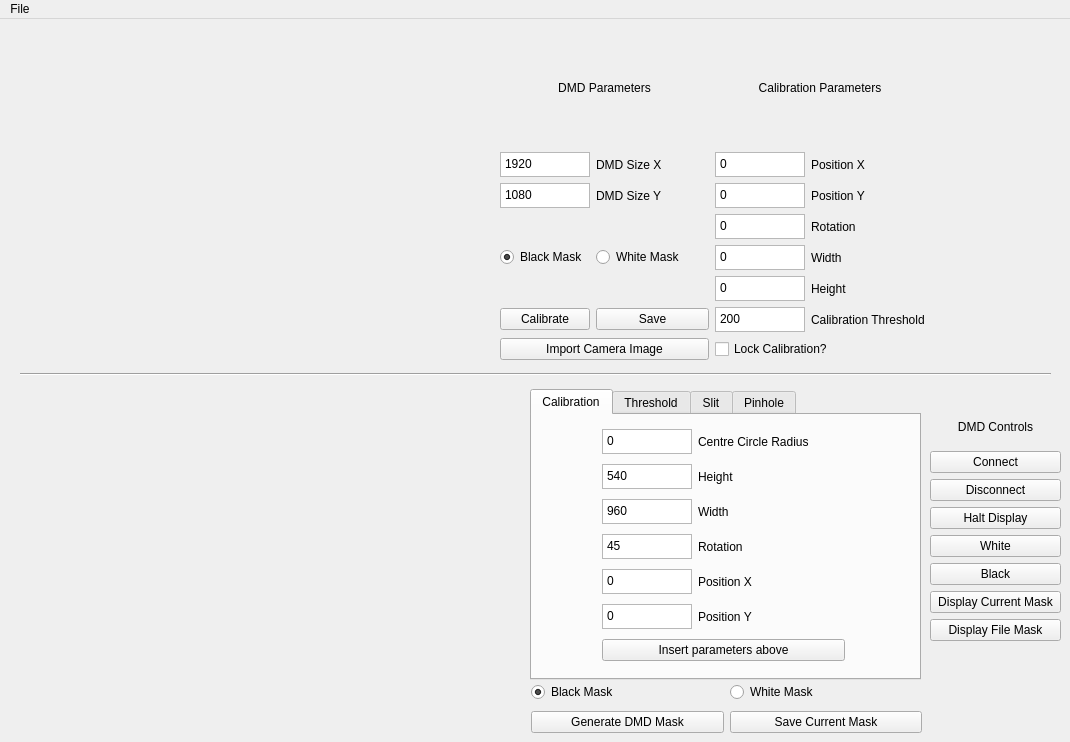
<?xml version="1.0" encoding="UTF-8"?>
<ui version="4.0">
 <class>MainWindow</class>
 <widget class="QMainWindow" name="MainWindow">
  <property name="geometry">
   <rect>
    <x>0</x>
    <y>0</y>
    <width>1070</width>
    <height>742</height>
   </rect>
  </property>
  <property name="sizePolicy">
   <sizepolicy hsizetype="Fixed" vsizetype="Fixed">
    <horstretch>0</horstretch>
    <verstretch>0</verstretch>
   </sizepolicy>
  </property>
  <property name="windowTitle">
   <string>DMD Mask App</string>
  </property>
  <property name="toolTipDuration">
   <number>2</number>
  </property>
  <widget class="QWidget" name="centralwidget">
   <widget class="QTabWidget" name="tab_MaskFunctionality">
    <property name="geometry">
     <rect>
      <x>530</x>
      <y>370</y>
      <width>391</width>
      <height>291</height>
     </rect>
    </property>
    <property name="currentIndex">
     <number>0</number>
    </property>
    <widget class="QWidget" name="tab_Calibration">
     <attribute name="title">
      <string>Calibration</string>
     </attribute>
     <widget class="QWidget" name="gridLayoutWidget_3">
      <property name="geometry">
       <rect>
        <x>70</x>
        <y>10</y>
        <width>243</width>
        <height>243</height>
       </rect>
      </property>
      <layout class="QGridLayout" name="gridLayout_3">
       <property name="sizeConstraint">
        <enum>QLayout::SetMinimumSize</enum>
       </property>
       <item row="2" column="1">
        <widget class="QLabel" name="label_DMDCalibrationMaskWidth">
         <property name="text">
          <string>Width</string>
         </property>
        </widget>
       </item>
       <item row="0" column="1">
        <widget class="QLabel" name="label_CalibrationCentreCircle">
         <property name="text">
          <string>Centre Circle Radius</string>
         </property>
        </widget>
       </item>
       <item row="4" column="1">
        <widget class="QLabel" name="label_CalibrationMaskPositionX">
         <property name="text">
          <string>Position X</string>
         </property>
        </widget>
       </item>
       <item row="5" column="1">
        <widget class="QLabel" name="label_CalibrationMaskPositionY">
         <property name="text">
          <string>Position Y</string>
         </property>
        </widget>
       </item>
       <item row="0" column="0">
        <widget class="QPlainTextEdit" name="txt_CentreCircleSize">
         <property name="minimumSize">
          <size>
           <width>0</width>
           <height>25</height>
          </size>
         </property>
         <property name="maximumSize">
          <size>
           <width>90</width>
           <height>25</height>
          </size>
         </property>
         <property name="tabChangesFocus">
          <bool>true</bool>
         </property>
         <property name="plainText">
          <string>0</string>
         </property>
        </widget>
       </item>
       <item row="3" column="1">
        <widget class="QLabel" name="label_CalibrationMaskRotation">
         <property name="text">
          <string>Rotation</string>
         </property>
        </widget>
       </item>
       <item row="3" column="0">
        <widget class="QPlainTextEdit" name="txt_DMDCalibrationMaskRotation">
         <property name="minimumSize">
          <size>
           <width>90</width>
           <height>25</height>
          </size>
         </property>
         <property name="maximumSize">
          <size>
           <width>90</width>
           <height>25</height>
          </size>
         </property>
         <property name="tabChangesFocus">
          <bool>true</bool>
         </property>
         <property name="plainText">
          <string>45</string>
         </property>
        </widget>
       </item>
       <item row="2" column="0">
        <widget class="QPlainTextEdit" name="txt_DMDCalibrationMaskWidth">
         <property name="minimumSize">
          <size>
           <width>90</width>
           <height>25</height>
          </size>
         </property>
         <property name="maximumSize">
          <size>
           <width>90</width>
           <height>25</height>
          </size>
         </property>
         <property name="tabChangesFocus">
          <bool>true</bool>
         </property>
         <property name="plainText">
          <string>960</string>
         </property>
        </widget>
       </item>
       <item row="1" column="0">
        <widget class="QPlainTextEdit" name="txt_DMDCalibrationMaskHeight">
         <property name="minimumSize">
          <size>
           <width>90</width>
           <height>25</height>
          </size>
         </property>
         <property name="maximumSize">
          <size>
           <width>90</width>
           <height>25</height>
          </size>
         </property>
         <property name="tabChangesFocus">
          <bool>true</bool>
         </property>
         <property name="plainText">
          <string>540</string>
         </property>
        </widget>
       </item>
       <item row="5" column="0">
        <widget class="QPlainTextEdit" name="txt_DMDCalibrationMaskPositionY">
         <property name="minimumSize">
          <size>
           <width>90</width>
           <height>25</height>
          </size>
         </property>
         <property name="maximumSize">
          <size>
           <width>90</width>
           <height>25</height>
          </size>
         </property>
         <property name="tabChangesFocus">
          <bool>true</bool>
         </property>
         <property name="plainText">
          <string>0</string>
         </property>
        </widget>
       </item>
       <item row="4" column="0">
        <widget class="QPlainTextEdit" name="txt_DMDCalibrationMaskPositionX">
         <property name="minimumSize">
          <size>
           <width>90</width>
           <height>25</height>
          </size>
         </property>
         <property name="maximumSize">
          <size>
           <width>90</width>
           <height>25</height>
          </size>
         </property>
         <property name="tabChangesFocus">
          <bool>true</bool>
         </property>
         <property name="plainText">
          <string>0</string>
         </property>
        </widget>
       </item>
       <item row="1" column="1">
        <widget class="QLabel" name="label_DMDCalibrationMaskHeight">
         <property name="text">
          <string>Height</string>
         </property>
        </widget>
       </item>
       <item row="6" column="0" colspan="2">
        <widget class="QPushButton" name="btn_SendCalParameters">
         <property name="text">
          <string>Insert parameters above</string>
         </property>
        </widget>
       </item>
      </layout>
     </widget>
    </widget>
    <widget class="QWidget" name="tab_Threshold">
     <attribute name="title">
      <string>Threshold</string>
     </attribute>
     <widget class="QWidget" name="gridLayoutWidget_4">
      <property name="geometry">
       <rect>
        <x>0</x>
        <y>10</y>
        <width>391</width>
        <height>229</height>
       </rect>
      </property>
      <layout class="QGridLayout" name="gridLayout_4">
       <item row="3" column="2" colspan="2">
        <widget class="QPushButton" name="btn_MaskToAdd">
         <property name="text">
          <string>Mask Addition</string>
         </property>
        </widget>
       </item>
       <item row="0" column="0" colspan="2">
        <widget class="QPushButton" name="btn_getThresholdValues">
         <property name="text">
          <string>Get Threshold Values</string>
         </property>
        </widget>
       </item>
       <item row="4" column="1">
        <widget class="QLabel" name="label_ThresholdFilterAmount">
         <property name="text">
          <string>Filter Size</string>
         </property>
        </widget>
       </item>
       <item row="1" column="0">
        <widget class="QLabel" name="label_lowValueThreshold">
         <property name="text">
          <string>0</string>
         </property>
         <property name="alignment">
          <set>Qt::AlignRight|Qt::AlignTrailing|Qt::AlignVCenter</set>
         </property>
        </widget>
       </item>
       <item row="4" column="0">
        <widget class="QPlainTextEdit" name="txt_ThresholdFilterSize">
         <property name="minimumSize">
          <size>
           <width>90</width>
           <height>25</height>
          </size>
         </property>
         <property name="maximumSize">
          <size>
           <width>90</width>
           <height>25</height>
          </size>
         </property>
         <property name="tabChangesFocus">
          <bool>true</bool>
         </property>
         <property name="plainText">
          <string>0</string>
         </property>
        </widget>
       </item>
       <item row="4" column="3">
        <widget class="QCheckBox" name="cBox_FlipUD">
         <property name="text">
          <string>Flip U/D</string>
         </property>
        </widget>
       </item>
       <item row="3" column="0" colspan="2">
        <widget class="QPlainTextEdit" name="txt_MaskToAdd">
         <property name="minimumSize">
          <size>
           <width>170</width>
           <height>75</height>
          </size>
         </property>
         <property name="maximumSize">
          <size>
           <width>170</width>
           <height>75</height>
          </size>
         </property>
         <property name="tabChangesFocus">
          <bool>true</bool>
         </property>
         <property name="readOnly">
          <bool>false</bool>
         </property>
         <property name="textInteractionFlags">
          <set>Qt::TextEditorInteraction</set>
         </property>
        </widget>
       </item>
       <item row="4" column="2">
        <widget class="QCheckBox" name="cBox_FlipLR">
         <property name="text">
          <string>Flip L/R</string>
         </property>
        </widget>
       </item>
       <item row="2" column="2">
        <widget class="QPlainTextEdit" name="txt_currentThreshold">
         <property name="minimumSize">
          <size>
           <width>90</width>
           <height>25</height>
          </size>
         </property>
         <property name="maximumSize">
          <size>
           <width>90</width>
           <height>25</height>
          </size>
         </property>
         <property name="tabChangesFocus">
          <bool>true</bool>
         </property>
         <property name="plainText">
          <string>0</string>
         </property>
        </widget>
       </item>
       <item row="1" column="3">
        <widget class="QLabel" name="label_highValueThreshold">
         <property name="text">
          <string>1000</string>
         </property>
        </widget>
       </item>
       <item row="1" column="1" colspan="2">
        <widget class="QSlider" name="slider_thresholdValue">
         <property name="orientation">
          <enum>Qt::Horizontal</enum>
         </property>
        </widget>
       </item>
       <item row="2" column="0" colspan="2">
        <widget class="QLabel" name="label_ThresholdLevel">
         <property name="text">
          <string>Curent Threshold</string>
         </property>
         <property name="alignment">
          <set>Qt::AlignRight|Qt::AlignTrailing|Qt::AlignVCenter</set>
         </property>
         <property name="wordWrap">
          <bool>true</bool>
         </property>
        </widget>
       </item>
      </layout>
     </widget>
    </widget>
    <widget class="QWidget" name="tab_Slit">
     <attribute name="title">
      <string>Slit</string>
     </attribute>
     <widget class="QWidget" name="gridLayoutWidget_5">
      <property name="geometry">
       <rect>
        <x>80</x>
        <y>0</y>
        <width>223</width>
        <height>171</height>
       </rect>
      </property>
      <layout class="QGridLayout" name="gridLayout_5">
       <item row="1" column="0">
        <widget class="QPlainTextEdit" name="txt_SlitWidth">
         <property name="minimumSize">
          <size>
           <width>90</width>
           <height>25</height>
          </size>
         </property>
         <property name="maximumSize">
          <size>
           <width>90</width>
           <height>25</height>
          </size>
         </property>
         <property name="tabChangesFocus">
          <bool>true</bool>
         </property>
         <property name="plainText">
          <string>0</string>
         </property>
        </widget>
       </item>
       <item row="0" column="1">
        <widget class="QLabel" name="label_NumberOfSlits">
         <property name="text">
          <string>Number of Slits</string>
         </property>
        </widget>
       </item>
       <item row="0" column="0">
        <widget class="QSpinBox" name="spinBox_NumberOfSlits">
         <property name="minimumSize">
          <size>
           <width>90</width>
           <height>25</height>
          </size>
         </property>
         <property name="maximumSize">
          <size>
           <width>90</width>
           <height>25</height>
          </size>
         </property>
         <property name="minimum">
          <number>1</number>
         </property>
         <property name="maximum">
          <number>4</number>
         </property>
        </widget>
       </item>
       <item row="2" column="0">
        <widget class="QPlainTextEdit" name="txt_SlitSeparation">
         <property name="minimumSize">
          <size>
           <width>90</width>
           <height>25</height>
          </size>
         </property>
         <property name="maximumSize">
          <size>
           <width>90</width>
           <height>25</height>
          </size>
         </property>
         <property name="tabChangesFocus">
          <bool>true</bool>
         </property>
         <property name="plainText">
          <string>0</string>
         </property>
        </widget>
       </item>
       <item row="2" column="1">
        <widget class="QLabel" name="label_SlitSeparation">
         <property name="text">
          <string>Slit Separation (um)</string>
         </property>
        </widget>
       </item>
       <item row="1" column="1">
        <widget class="QLabel" name="label_SlitWidth">
         <property name="text">
          <string>Slit Width (um)</string>
         </property>
        </widget>
       </item>
       <item row="3" column="0">
        <widget class="QPlainTextEdit" name="txt_SlitRotation">
         <property name="minimumSize">
          <size>
           <width>90</width>
           <height>25</height>
          </size>
         </property>
         <property name="maximumSize">
          <size>
           <width>90</width>
           <height>25</height>
          </size>
         </property>
         <property name="tabChangesFocus">
          <bool>true</bool>
         </property>
         <property name="plainText">
          <string>0</string>
         </property>
        </widget>
       </item>
       <item row="3" column="1">
        <widget class="QLabel" name="label_SlitRotation">
         <property name="text">
          <string>Slit Rotation (deg)</string>
         </property>
        </widget>
       </item>
      </layout>
     </widget>
    </widget>
    <widget class="QWidget" name="tab_Pinhole">
     <attribute name="title">
      <string>Pinhole</string>
     </attribute>
     <widget class="QWidget" name="gridLayoutWidget_6">
      <property name="geometry">
       <rect>
        <x>80</x>
        <y>0</y>
        <width>238</width>
        <height>171</height>
       </rect>
      </property>
      <layout class="QGridLayout" name="gridLayout_6">
       <item row="1" column="1">
        <widget class="QLabel" name="label_PinholeRadius">
         <property name="text">
          <string>Pinhole Radius (um)</string>
         </property>
        </widget>
       </item>
       <item row="0" column="1">
        <widget class="QLabel" name="label_NumberOfPinholes">
         <property name="text">
          <string>Number of Pinholes</string>
         </property>
        </widget>
       </item>
       <item row="2" column="1">
        <widget class="QLabel" name="label_PinholePitch">
         <property name="text">
          <string>Pinhole Pitch (um)</string>
         </property>
        </widget>
       </item>
       <item row="0" column="0">
        <widget class="QSpinBox" name="spinBox_NumberOfPinholes">
         <property name="minimumSize">
          <size>
           <width>90</width>
           <height>25</height>
          </size>
         </property>
         <property name="maximumSize">
          <size>
           <width>90</width>
           <height>25</height>
          </size>
         </property>
         <property name="minimum">
          <number>1</number>
         </property>
         <property name="maximum">
          <number>4</number>
         </property>
        </widget>
       </item>
       <item row="1" column="0">
        <widget class="QPlainTextEdit" name="txt_PinholeRadius">
         <property name="minimumSize">
          <size>
           <width>90</width>
           <height>25</height>
          </size>
         </property>
         <property name="maximumSize">
          <size>
           <width>90</width>
           <height>25</height>
          </size>
         </property>
         <property name="tabChangesFocus">
          <bool>true</bool>
         </property>
         <property name="plainText">
          <string>0</string>
         </property>
        </widget>
       </item>
       <item row="2" column="0">
        <widget class="QPlainTextEdit" name="txt_PinholePitch">
         <property name="minimumSize">
          <size>
           <width>90</width>
           <height>25</height>
          </size>
         </property>
         <property name="maximumSize">
          <size>
           <width>90</width>
           <height>25</height>
          </size>
         </property>
         <property name="tabChangesFocus">
          <bool>true</bool>
         </property>
         <property name="plainText">
          <string>0</string>
         </property>
        </widget>
       </item>
       <item row="3" column="1">
        <widget class="QLabel" name="label_PinholeRotation">
         <property name="text">
          <string>Pinhole Rotation (deg)</string>
         </property>
        </widget>
       </item>
       <item row="3" column="0">
        <widget class="QPlainTextEdit" name="txt_PinholeRotation">
         <property name="minimumSize">
          <size>
           <width>90</width>
           <height>25</height>
          </size>
         </property>
         <property name="maximumSize">
          <size>
           <width>90</width>
           <height>25</height>
          </size>
         </property>
         <property name="tabChangesFocus">
          <bool>true</bool>
         </property>
         <property name="plainText">
          <string>0</string>
         </property>
        </widget>
       </item>
      </layout>
     </widget>
    </widget>
   </widget>
   <widget class="Line" name="line">
    <property name="geometry">
     <rect>
      <x>20</x>
      <y>340</y>
      <width>1031</width>
      <height>31</height>
     </rect>
    </property>
    <property name="orientation">
     <enum>Qt::Horizontal</enum>
    </property>
   </widget>
   <widget class="QLabel" name="view_CameraImage">
    <property name="geometry">
     <rect>
      <x>10</x>
      <y>30</y>
      <width>480</width>
      <height>270</height>
     </rect>
    </property>
    <property name="sizePolicy">
     <sizepolicy hsizetype="Expanding" vsizetype="Expanding">
      <horstretch>0</horstretch>
      <verstretch>0</verstretch>
     </sizepolicy>
    </property>
    <property name="text">
     <string/>
    </property>
    <property name="pixmap">
     <pixmap resource="TestImages/PixmapTest.qrc">:/newPrefix/Vialux_DMD.png</pixmap>
    </property>
    <property name="scaledContents">
     <bool>true</bool>
    </property>
   </widget>
   <widget class="QWidget" name="gridLayoutWidget">
    <property name="geometry">
     <rect>
      <x>500</x>
      <y>10</y>
      <width>425</width>
      <height>331</height>
     </rect>
    </property>
    <layout class="QGridLayout" name="gridLayout">
     <property name="spacing">
      <number>6</number>
     </property>
     <item row="7" column="0" colspan="2">
      <widget class="QPushButton" name="btn_CamImageImport">
       <property name="text">
        <string>Import Camera Image</string>
       </property>
      </widget>
     </item>
     <item row="7" column="2" colspan="2">
      <widget class="QCheckBox" name="cbox_LockCalibration">
       <property name="text">
        <string>Lock Calibration?</string>
       </property>
      </widget>
     </item>
     <item row="6" column="2">
      <widget class="QPlainTextEdit" name="txt_CalibrationThreshold">
       <property name="sizePolicy">
        <sizepolicy hsizetype="Preferred" vsizetype="Preferred">
         <horstretch>0</horstretch>
         <verstretch>0</verstretch>
        </sizepolicy>
       </property>
       <property name="minimumSize">
        <size>
         <width>90</width>
         <height>25</height>
        </size>
       </property>
       <property name="maximumSize">
        <size>
         <width>90</width>
         <height>25</height>
        </size>
       </property>
       <property name="tabChangesFocus">
        <bool>true</bool>
       </property>
       <property name="plainText">
        <string>200</string>
       </property>
      </widget>
     </item>
     <item row="6" column="1">
      <widget class="QPushButton" name="btn_SaveCalibration">
       <property name="text">
        <string>Save</string>
       </property>
      </widget>
     </item>
     <item row="6" column="0">
      <widget class="QPushButton" name="btn_Calibrate">
       <property name="text">
        <string>Calibrate</string>
       </property>
      </widget>
     </item>
     <item row="5" column="2">
      <widget class="QPlainTextEdit" name="txt_CalHeight">
       <property name="minimumSize">
        <size>
         <width>90</width>
         <height>25</height>
        </size>
       </property>
       <property name="maximumSize">
        <size>
         <width>90</width>
         <height>25</height>
        </size>
       </property>
       <property name="tabChangesFocus">
        <bool>true</bool>
       </property>
       <property name="plainText">
        <string>0</string>
       </property>
      </widget>
     </item>
     <item row="6" column="3">
      <widget class="QLabel" name="label_CalibrationThreshold">
       <property name="text">
        <string>Calibration Threshold</string>
       </property>
       <property name="wordWrap">
        <bool>true</bool>
       </property>
      </widget>
     </item>
     <item row="0" column="2" colspan="2">
      <widget class="QLabel" name="label_CalibrationParameters">
       <property name="text">
        <string>Calibration Parameters</string>
       </property>
       <property name="alignment">
        <set>Qt::AlignCenter</set>
       </property>
      </widget>
     </item>
     <item row="4" column="0">
      <widget class="QRadioButton" name="radioButton_BlackImageMask">
       <property name="text">
        <string>Black Mask</string>
       </property>
       <property name="checked">
        <bool>true</bool>
       </property>
       <property name="autoExclusive">
        <bool>true</bool>
       </property>
      </widget>
     </item>
     <item row="4" column="1">
      <widget class="QRadioButton" name="radioButton_WhiteImageMask">
       <property name="text">
        <string>White Mask</string>
       </property>
       <property name="autoExclusive">
        <bool>true</bool>
       </property>
      </widget>
     </item>
     <item row="3" column="2">
      <widget class="QPlainTextEdit" name="txt_CalRotation">
       <property name="minimumSize">
        <size>
         <width>90</width>
         <height>25</height>
        </size>
       </property>
       <property name="maximumSize">
        <size>
         <width>90</width>
         <height>25</height>
        </size>
       </property>
       <property name="tabChangesFocus">
        <bool>true</bool>
       </property>
       <property name="plainText">
        <string>0</string>
       </property>
      </widget>
     </item>
     <item row="1" column="3">
      <widget class="QLabel" name="label_CalPositionX">
       <property name="text">
        <string>Position X</string>
       </property>
      </widget>
     </item>
     <item row="1" column="1">
      <widget class="QLabel" name="label_DMDSizeX">
       <property name="text">
        <string>DMD Size X</string>
       </property>
      </widget>
     </item>
     <item row="4" column="3">
      <widget class="QLabel" name="label_CalWidth">
       <property name="text">
        <string>Width</string>
       </property>
      </widget>
     </item>
     <item row="2" column="0">
      <widget class="QPlainTextEdit" name="txt_DMDSizeY">
       <property name="minimumSize">
        <size>
         <width>90</width>
         <height>25</height>
        </size>
       </property>
       <property name="maximumSize">
        <size>
         <width>90</width>
         <height>25</height>
        </size>
       </property>
       <property name="tabChangesFocus">
        <bool>true</bool>
       </property>
       <property name="plainText">
        <string>1080</string>
       </property>
       <property name="placeholderText">
        <string/>
       </property>
      </widget>
     </item>
     <item row="0" column="0" colspan="2">
      <widget class="QLabel" name="label_DMDParameters">
       <property name="text">
        <string>DMD Parameters</string>
       </property>
       <property name="alignment">
        <set>Qt::AlignCenter</set>
       </property>
      </widget>
     </item>
     <item row="1" column="0">
      <widget class="QPlainTextEdit" name="txt_DMDSizeX">
       <property name="minimumSize">
        <size>
         <width>90</width>
         <height>25</height>
        </size>
       </property>
       <property name="maximumSize">
        <size>
         <width>90</width>
         <height>25</height>
        </size>
       </property>
       <property name="sizeAdjustPolicy">
        <enum>QAbstractScrollArea::AdjustIgnored</enum>
       </property>
       <property name="tabChangesFocus">
        <bool>true</bool>
       </property>
       <property name="plainText">
        <string>1920</string>
       </property>
       <property name="placeholderText">
        <string/>
       </property>
      </widget>
     </item>
     <item row="4" column="2">
      <widget class="QPlainTextEdit" name="txt_CalWidth">
       <property name="minimumSize">
        <size>
         <width>90</width>
         <height>25</height>
        </size>
       </property>
       <property name="maximumSize">
        <size>
         <width>90</width>
         <height>25</height>
        </size>
       </property>
       <property name="tabChangesFocus">
        <bool>true</bool>
       </property>
       <property name="plainText">
        <string>0</string>
       </property>
      </widget>
     </item>
     <item row="2" column="3">
      <widget class="QLabel" name="label_CalPositionY">
       <property name="text">
        <string>Position Y</string>
       </property>
      </widget>
     </item>
     <item row="3" column="3">
      <widget class="QLabel" name="label_CalRotation">
       <property name="text">
        <string>Rotation</string>
       </property>
       <property name="wordWrap">
        <bool>true</bool>
       </property>
      </widget>
     </item>
     <item row="1" column="2">
      <widget class="QPlainTextEdit" name="txt_CalPositionX">
       <property name="minimumSize">
        <size>
         <width>90</width>
         <height>25</height>
        </size>
       </property>
       <property name="maximumSize">
        <size>
         <width>90</width>
         <height>25</height>
        </size>
       </property>
       <property name="tabChangesFocus">
        <bool>true</bool>
       </property>
       <property name="plainText">
        <string>0</string>
       </property>
      </widget>
     </item>
     <item row="5" column="3">
      <widget class="QLabel" name="label_CalHeight">
       <property name="text">
        <string>Height</string>
       </property>
      </widget>
     </item>
     <item row="2" column="2">
      <widget class="QPlainTextEdit" name="txt_CalPositionY">
       <property name="minimumSize">
        <size>
         <width>90</width>
         <height>25</height>
        </size>
       </property>
       <property name="maximumSize">
        <size>
         <width>90</width>
         <height>25</height>
        </size>
       </property>
       <property name="tabChangesFocus">
        <bool>true</bool>
       </property>
       <property name="plainText">
        <string>0</string>
       </property>
      </widget>
     </item>
     <item row="2" column="1">
      <widget class="QLabel" name="label_DMDSizeY">
       <property name="text">
        <string>DMD Size Y</string>
       </property>
      </widget>
     </item>
    </layout>
   </widget>
   <widget class="QLabel" name="view_DMDMaskImage">
    <property name="geometry">
     <rect>
      <x>20</x>
      <y>400</y>
      <width>480</width>
      <height>270</height>
     </rect>
    </property>
    <property name="sizePolicy">
     <sizepolicy hsizetype="Expanding" vsizetype="Expanding">
      <horstretch>0</horstretch>
      <verstretch>0</verstretch>
     </sizepolicy>
    </property>
    <property name="text">
     <string/>
    </property>
    <property name="pixmap">
     <pixmap resource="TestImages/PixmapTest.qrc">:/newPrefix2/UoL_logo.jpeg</pixmap>
    </property>
    <property name="scaledContents">
     <bool>true</bool>
    </property>
   </widget>
   <widget class="QWidget" name="gridLayoutWidget_2">
    <property name="geometry">
     <rect>
      <x>531</x>
      <y>660</y>
      <width>391</width>
      <height>58</height>
     </rect>
    </property>
    <layout class="QGridLayout" name="gridLayout_2">
     <item row="0" column="0" colspan="2">
      <widget class="QRadioButton" name="radioButton_BlackDMDMask">
       <property name="text">
        <string>Black Mask</string>
       </property>
       <property name="checked">
        <bool>true</bool>
       </property>
       <property name="autoExclusive">
        <bool>true</bool>
       </property>
      </widget>
     </item>
     <item row="1" column="2" colspan="2">
      <widget class="QPushButton" name="btn_DMDMaskSave">
       <property name="text">
        <string>Save Current Mask</string>
       </property>
      </widget>
     </item>
     <item row="1" column="0" colspan="2">
      <widget class="QPushButton" name="btn_DMDMaskGen">
       <property name="text">
        <string>Generate DMD Mask</string>
       </property>
      </widget>
     </item>
     <item row="0" column="2" colspan="2">
      <widget class="QRadioButton" name="radioButton_WhiteDMDMask">
       <property name="text">
        <string>White Mask</string>
       </property>
       <property name="autoExclusive">
        <bool>true</bool>
       </property>
      </widget>
     </item>
    </layout>
   </widget>
   <widget class="QWidget" name="verticalLayoutWidget">
    <property name="geometry">
     <rect>
      <x>930</x>
      <y>390</y>
      <width>131</width>
      <height>273</height>
     </rect>
    </property>
    <layout class="QVBoxLayout" name="verticalLayout">
     <item>
      <widget class="QLabel" name="label_DMDControls">
       <property name="text">
        <string>DMD Controls</string>
       </property>
       <property name="alignment">
        <set>Qt::AlignCenter</set>
       </property>
      </widget>
     </item>
     <item>
      <widget class="QPushButton" name="btn_ConnectDMD">
       <property name="text">
        <string>Connect</string>
       </property>
      </widget>
     </item>
     <item>
      <widget class="QPushButton" name="btn_DisconnectDMD">
       <property name="text">
        <string>Disconnect</string>
       </property>
      </widget>
     </item>
     <item>
      <widget class="QPushButton" name="btn_HaltDMD">
       <property name="text">
        <string>Halt Display</string>
       </property>
      </widget>
     </item>
     <item>
      <widget class="QPushButton" name="btn_WhiteDMD">
       <property name="text">
        <string>White</string>
       </property>
      </widget>
     </item>
     <item>
      <widget class="QPushButton" name="btn_BlackDMD">
       <property name="text">
        <string>Black</string>
       </property>
      </widget>
     </item>
     <item>
      <widget class="QPushButton" name="btn_DisplayCurrentDMD">
       <property name="text">
        <string>Display Current Mask</string>
       </property>
      </widget>
     </item>
     <item>
      <widget class="QPushButton" name="btn_DisplayFileDMD">
       <property name="text">
        <string>Display File Mask</string>
       </property>
      </widget>
     </item>
     <item>
      <widget class="QLabel" name="view_DMDConnectionStatus">
       <property name="text">
        <string/>
       </property>
       <property name="pixmap">
        <pixmap>TestImages/red.png</pixmap>
       </property>
      </widget>
     </item>
    </layout>
   </widget>
  </widget>
  <widget class="QMenuBar" name="menubar">
   <property name="geometry">
    <rect>
     <x>0</x>
     <y>0</y>
     <width>1070</width>
     <height>21</height>
    </rect>
   </property>
   <widget class="QMenu" name="menuFile">
    <property name="title">
     <string>File</string>
    </property>
    <addaction name="actionLoad_Calibration"/>
    <addaction name="separator"/>
    <addaction name="actionExit"/>
   </widget>
   <addaction name="menuFile"/>
  </widget>
  <action name="actionLoad_Calibration">
   <property name="text">
    <string>Load Calibration</string>
   </property>
  </action>
  <action name="actionSave_Calibration">
   <property name="text">
    <string>Save Calibration</string>
   </property>
  </action>
  <action name="actionExit">
   <property name="text">
    <string>Exit</string>
   </property>
  </action>
 </widget>
 <resources>
  <include location="TestImages/PixmapTest.qrc"/>
 </resources>
 <connections/>
</ui>
